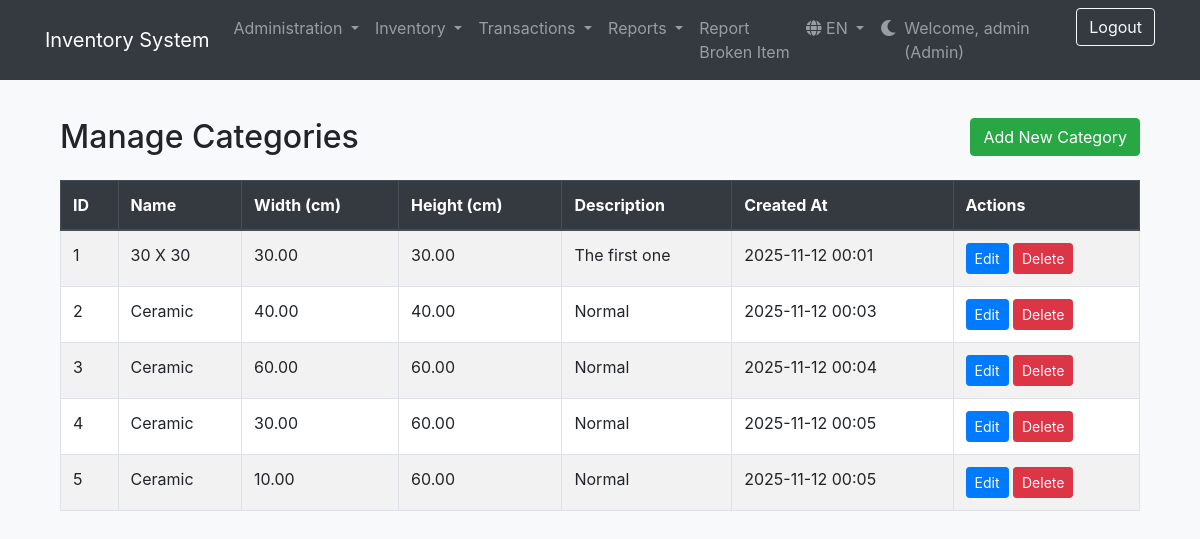
Page /view/categories.php (signed in) on the committed database.
### tables this page shows
CREATE TABLE `roles` (
  `id` int(11) NOT NULL AUTO_INCREMENT,
  `name` varchar(255) NOT NULL,
  `description` text DEFAULT NULL,
  `created_at` datetime DEFAULT current_timestamp(),
  PRIMARY KEY (`id`),
  UNIQUE KEY `name` (`name`)
);

CREATE TABLE `categories` (
  `id` int(11) NOT NULL AUTO_INCREMENT,
  `name` varchar(100) NOT NULL,
  `width` decimal(10,2) DEFAULT NULL,
  `height` decimal(10,2) DEFAULT NULL,
  `description` text DEFAULT NULL,
  `created_at` datetime DEFAULT current_timestamp(),
  PRIMARY KEY (`id`)
);

### includes/language.php (called while the page is built, shortened)
<?php
function __($key) {
    global $lang;
    return $lang[$key] ?? $key;
}

### view/categories.php (the view, shortened to what this page needs)
<?php
require_once '../database/connection.php';
$categories = $pdo->query("SELECT id, name, width, height, description, created_at FROM categories ORDER BY id ASC")->fetchAll();
include '../includes/header.php';
?>
<div class="container mt-5">
    <div class="row mb-3">
        <div class="col">
            <h2>Manage Categories</h2>
        </div>
        <div class="col text-right">
            <a href="../categories/add.php" class="btn btn-success">Add New Category</a>
        </div>
    </div>
    <div class="table-responsive">
        <table class="table table-bordered table-striped">
            <thead class="thead-dark">
                <tr>
                    <th>ID</th>
                    <th>Name</th>
                    <th>Width (cm)</th>
                    <th>Height (cm)</th>
                    <th>Description</th>
                    <th>Created At</th>
                    <th>Actions</th>
                </tr>
            </thead>
            <tbody>
                <?php foreach ($categories as $category): ?>
                <tr>
                    <td><?php echo htmlspecialchars($category['id']); ?></td>
                    <td><?php echo htmlspecialchars($category['name']); ?></td>
                    <td><?php echo htmlspecialchars($category['width']); ?></td>
                    <td><?php echo htmlspecialchars($category['height']); ?></td>
                    <td><?php echo htmlspecialchars($category['description']); ?></td>
                    <td><?php echo htmlspecialchars(date('Y-m-d H:i', strtotime($category['created_at']))); ?></td>
                    <td>
                        <a href="../categories/edit.php?id=<?php echo $category['id']; ?>" class="btn btn-primary btn-sm">Edit</a>
                        <a href="../categories/delete.php?id=<?php echo $category['id']; ?>" class="btn btn-danger btn-sm">Delete</a>
                    </td>
                </tr>
                <?php endforeach; ?>
            </tbody>
        </table>
    </div>
</div>
<?php
include '../includes/footer.php';
?>

### includes/nav.php (shortened to what this page needs)
<?php
$user_role_name = '';
if (isset($_SESSION["loggedin"]) && $_SESSION["loggedin"] === true) {
    require_once __DIR__ . '/../database/connection.php';
    $role_id = $_SESSION["role_id"] ?? null;
    if ($role_id) {
        try {
            $sql = "SELECT name FROM roles WHERE id = :role_id";
            $stmt = $pdo->prepare($sql);
            $stmt->bindParam(':role_id', $role_id, PDO::PARAM_INT);
            $stmt->execute();
            if ($stmt->rowCount() == 1) {
                $user_role_name = strtolower($stmt->fetchColumn());
            }
        } catch (PDOException $e) {
            error_log("Could not fetch role name in nav.php: " . $e->getMessage());
        }
    }
}
?>
<nav class="navbar navbar-expand-lg navbar-dark bg-dark fixed-top">
    <div class="container">
        <a class="navbar-brand" href="/B2-ceramic/index.php">
            <?php
            echo __('inventory_system');
            ?>
        </a>
        <div class="collapse navbar-collapse" id="navbarNav">
            <ul class="navbar-nav mr-auto">
                <?php if ($user_role_name === 'admin'): ?>
                    <li class="nav-item dropdown">
                        <a class="nav-link dropdown-toggle" href="#" id="adminMenu" role="button" data-toggle="dropdown" aria-haspopup="true" aria-expanded="false">
                            <?php echo __('administration'); ?>
                        </a>
                    </li>
                <?php endif; ?>
                <?php if (in_array($user_role_name, ['admin', 'manager'])): ?>
                    <li class="nav-item dropdown">
                        <a class="nav-link dropdown-toggle" href="#" id="inventoryMenu" role="button" data-toggle="dropdown" aria-haspopup="true" aria-expanded="false">
                            <?php echo __('inventory'); ?>
                        </a>
                    </li>
                    <li class="nav-item dropdown">
                        <?php if (in_array($user_role_name, ['admin', 'manager', 'worker'])): ?>
                            <a class="nav-link dropdown-toggle" href="#" id="transactionsMenu" role="button" data-toggle="dropdown" aria-haspopup="true" aria-expanded="false">
                                <?php echo __('transactions'); ?>
                            </a>
                        <?php endif; ?>
                    </li>
                     <li class="nav-item dropdown">
                        <a class="nav-link dropdown-toggle" href="#" id="reportsMenu" role="button" data-toggle="dropdown" aria-haspopup="true" aria-expanded="false">
                            <?php echo __('reports'); ?>
                        </a>
                    </li>
                <?php endif; ?>
                 <li class="nav-item"><a class="nav-link" href="/B2-ceramic/broken_items/add.php"><?php echo __('report_broken_item'); ?></a></li>
            </ul>
            <ul class="navbar-nav ml-auto">
                <li class="nav-item dropdown">
                    <a class="nav-link dropdown-toggle" href="#" id="langMenu" role="button" data-toggle="dropdown" aria-haspopup="true" aria-expanded="false">
                        <i class="fas fa-globe"></i> <?php echo strtoupper($_SESSION['lang']); ?>
                    </a>
                </li>
                <li class="nav-item">
                    <a class="nav-link" href="#" id="darkModeToggle" title="<?php echo __('toggle_dark_mode'); ?>">
                        <i class="fas fa-moon"></i>
                    </a>
                </li>
                <?php if (isset($_SESSION["loggedin"]) && $_SESSION["loggedin"] === true): ?>
                    <li class="nav-item">
                        <span class="navbar-text mr-3">
                            <?php echo __('welcome'); ?>, <?php echo htmlspecialchars($_SESSION["username"]); ?> (<?php echo htmlspecialchars(ucfirst($user_role_name)); ?>)
                        </span>
                    </li>
                    <li class="nav-item">
                        <a class="btn btn-outline-light" href="/B2-ceramic/auth/logout.php"><?php echo __('logout'); ?></a>
                    </li>
                <?php endif; ?>
            </ul>
        </div>
    </div>
</nav>

### includes/header.php (style rules this page uses)
:root { --body-bg: #f8f9fa; --text-color: #212529; --card-bg: #ffffff; --card-header-bg: #f7f7f7; --table-bg: #ffffff; --table-border-color: #dee2e6; --table-striped-bg: rgba(0, 0, 0, 0.05); }
body { padding-top: 70px; background-color: var(--body-bg); color: var(--text-color); transition: background-color 0.3s ease, color 0.3s ease; }
.table { background-color: var(--table-bg); color: var(--text-color); }
.table-bordered, .table-bordered td, .table-bordered th { border-color: var(--table-border-color); }
.table-striped tbody tr:nth-of-type(odd) { background-color: var(--table-striped-bg); }

### rows in the picture
roles: name "Admin"
categories: id "1", name "30 X 30", width "30.00", height "30.00", description "The first one", created_at "2025-11-12 00:01"
categories: id "2", name "Ceramic", width "40.00", height "40.00", description "Normal", created_at "2025-11-12 00:03"
categories: id "3", name "Ceramic", width "60.00", height "60.00", description "Normal", created_at "2025-11-12 00:04"
categories: id "4", name "Ceramic", width "30.00", height "60.00", description "Normal", created_at "2025-11-12 00:05"
categories: id "5", name "Ceramic", width "10.00", height "60.00", description "Normal", created_at "2025-11-12 00:05"

### other values in the picture
__('inventory_system') "Inventory System"
__('administration') "Administration"
__('inventory') "Inventory"
__('transactions') "Transactions"
__('reports') "Reports"
__('report_broken_item') "Report Broken Item"
$_SESSION['lang'] "EN"
__('welcome') "Welcome"
$_SESSION["username"] "admin"
__('logout') "Logout"
